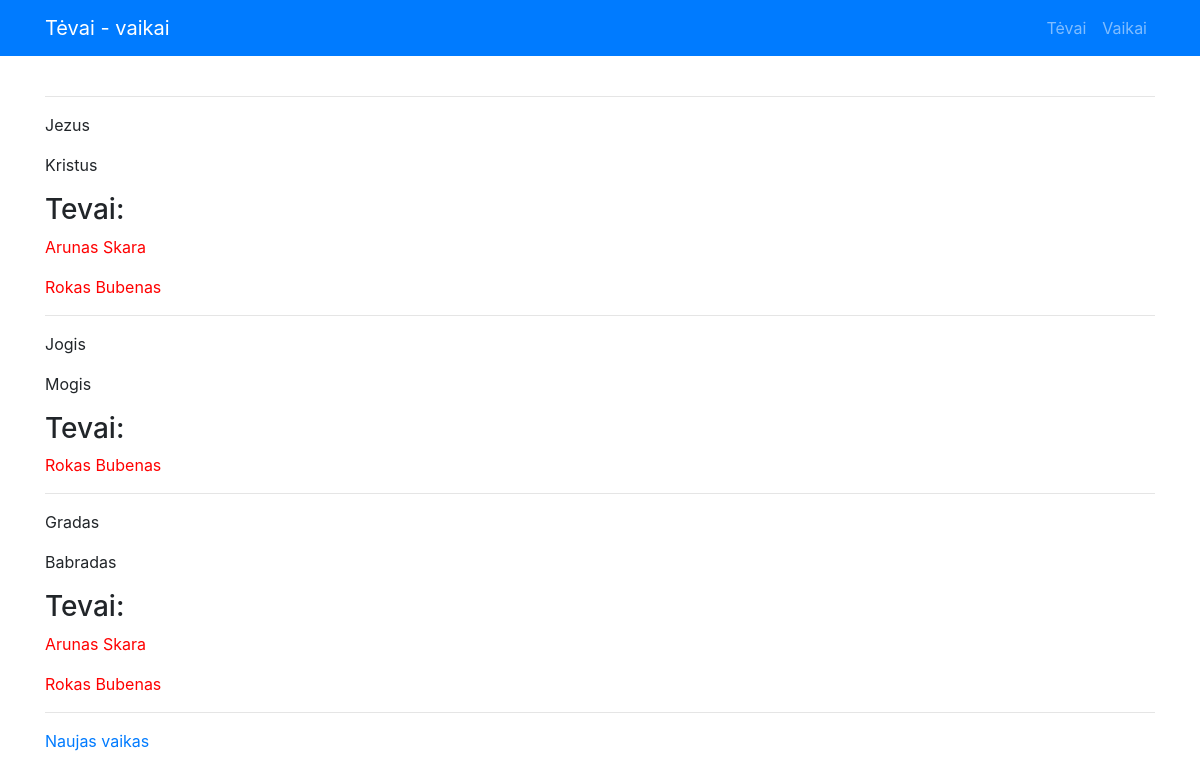
The app's page /vaikai, older data.
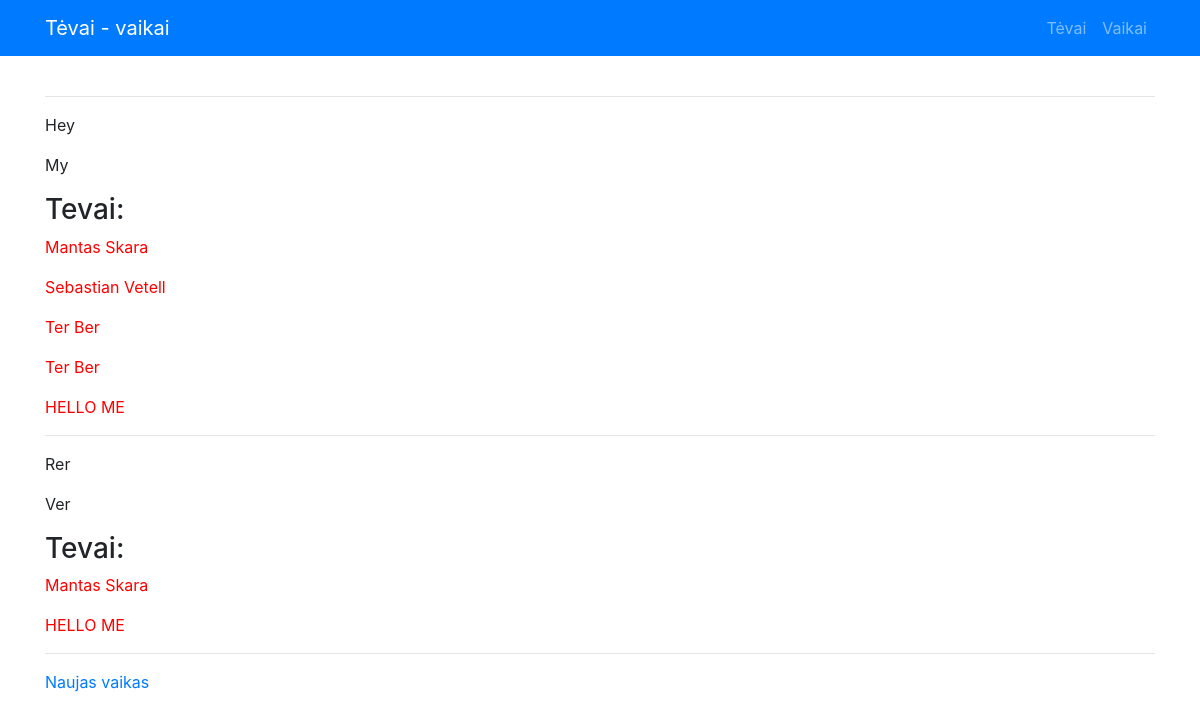
The same page, newer data.
### app.py (models this page shows)
class Vaikas(db.Model):
    __tablename__ = 'vaikas'
    id = db.Column(db.Integer, primary_key=True)
    vardas = db.Column("Vardas", db.String)
    pavarde = db.Column("Pavardė", db.String)
    tevai = db.relationship("Tevas", secondary=association_table,
                            back_populates="vaikai")

class Tevas(db.Model):
    __tablename__ = 'tevas'
    id = db.Column(db.Integer, primary_key=True)
    vardas = db.Column("Vardas", db.String)
    pavarde = db.Column("Pavardė", db.String)
    vaikai = db.relationship("Vaikas", secondary=association_table,
                             back_populates="tevai")

### app.py (the view)
@app.route("/vaikai")
def children():
    try:
        visi_vaikai = Vaikas.query.all()
    except:
        visi_vaikai = []
    return render_template("vaikai.html", visi_vaikai=visi_vaikai)

### templates/vaikai.html
{% extends "base.html" %} {% block content %} {% if visi_vaikai %} {% for vaikas
in visi_vaikai %}
<hr />
<p>{{vaikas.vardas}}</p>
<p>{{vaikas.pavarde}}</p>
{% if vaikas.tevai %}
<h3>Tevai:</h3>
{% for tevas in vaikas.tevai %}
<p><span style="color:red">{{tevas.vardas}} {{tevas.pavarde}}</span></p>
{% endfor %} {% endif %} {% endfor %} {% endif %}
<hr />
<p><a href="{{ url_for('new_child')}}">Naujas vaikas</a></p>
{% endblock %}

Row changes from the older to the newer data that the page shows:
removed Tevas: vardas "Rokas", pavarde "Bubenas"
removed Vaikas: vardas "Jogis", pavarde "Mogis"
removed Vaikas: vardas "Gradas", pavarde "Babradas", Tevas (vardas "Arunas", pavarde "Skara")
changed Vaikas: vardas "Jezus" → "Hey"; pavarde "Kristus" → "My"
changed Tevas "Skara": vardas "Arunas" → "Mantas"
added Tevas: vardas "Sebastian", pavarde "Vetell", shown under Vaikas "Hey"
added Tevas: vardas "Ter", pavarde "Ber", shown under Vaikas "Hey"
added Tevas: vardas "Ter", pavarde "Ber", shown under Vaikas "Hey"
added Tevas: vardas "HELLO", pavarde "ME"
added Vaikas: vardas "Rer", pavarde "Ver", Tevas (vardas "Mantas", pavarde "Skara")
